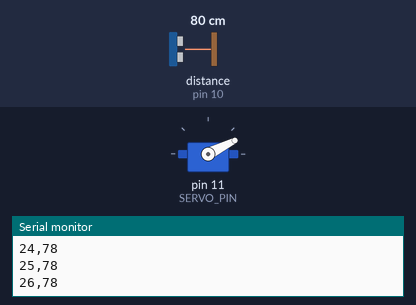
The sketch below on a simulated Arduino Uno, built with avr-gcc and run on an emulated ATmega328P. Parts: servo, the last lines printed to the serial monitor. Wiring (inferred from the names in the program): ultrasonic range finder: trigger pin 9; echo pin 10. The test bench sets the inputs (shaded band); at power-on: distance to the obstacle (sensor on pin 10) 80 cm. The echo pulse lasts 58.3 µs per cm.

Above: at 2.26 s.
2.3 s: distance to the obstacle (sensor on pin 10) set to 4 cm
At 2.8 s:
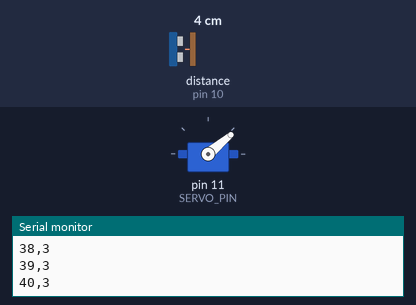
5.3 s: distance to the obstacle (sensor on pin 10) set to 35 cm
At 5.47 s:
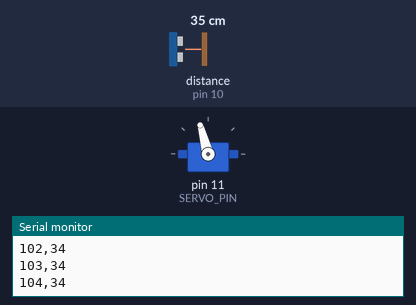
8.3 s: distance to the obstacle (sensor on pin 10) set to 2 cm
At 8.67 s:
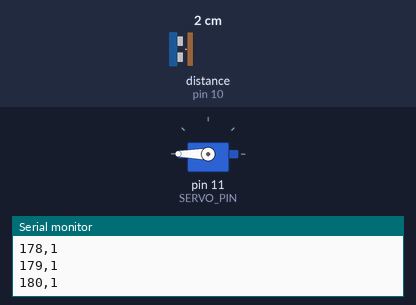
Timing chart, 0 to 17.3 s (numbered marks = the images above; inputs shaded):
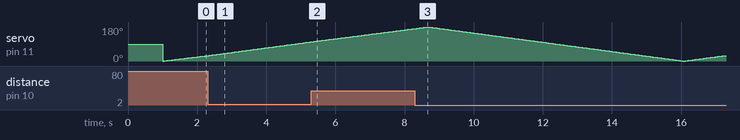

The sketch:

radar_system.ino
```cpp
/**
 * @file    radar_system.ino
 * @brief   Smart Radar System using HC-SR04 Ultrasonic Sensor and Servo
 * @author  Your Name
 * @date    2026-08-14
 * @version 1.0
 *
 * @description
 * This code sweeps a servo motor from 0° to 180° while continuously
 * measuring distance using an HC-SR04 ultrasonic sensor. The data is
 * transmitted over serial in the format: angle,distance
 *
 * @hardware
 * - Arduino Uno/Nano/Mega
 * - HC-SR04 Ultrasonic Sensor
 * - SG90/MG995 Servo Motor
 *
 * @connections
 * - HC-SR04 VCC  -> 5V
 * - HC-SR04 GND  -> GND
 * - HC-SR04 TRIG -> Pin 9
 * - HC-SR04 ECHO -> Pin 10
 * - Servo VCC    -> 5V
 * - Servo GND    -> GND
 * - Servo Signal -> Pin 11
 */

#include <Servo.h>

// ==============================
// PIN DEFINITIONS
// ==============================
#define TRIG_PIN  9   ///< HC-SR04 Trigger pin
#define ECHO_PIN  10  ///< HC-SR04 Echo pin
#define SERVO_PIN 11  ///< Servo motor signal pin

// ==============================
// CONSTANTS
// ==============================
#define BAUD_RATE      9600   ///< Serial communication speed
#define SERVO_DELAY    30     ///< Delay for servo to reach position (ms)
#define MEASURE_DELAY  10     ///< Delay between measurements (ms)
#define SOUND_SPEED    0.034  ///< Speed of sound in cm/μs

// ==============================
// GLOBAL OBJECTS
// ==============================
Servo radarServo;  ///< Servo motor object

// ==============================
// VARIABLES
// ==============================
int currentAngle = 0;      ///< Current servo angle (0-180)
long pulseDuration;        ///< Echo pulse duration (μs)
int measuredDistance;      ///< Calculated distance (cm)

// ==============================
// SETUP FUNCTION
// ==============================
void setup() {
  // Initialize serial communication
  Serial.begin(BAUD_RATE);

  // Configure sensor pins
  pinMode(TRIG_PIN, OUTPUT);
  pinMode(ECHO_PIN, INPUT);

  // Attach servo motor
  radarServo.attach(SERVO_PIN);

  // Wait for system to stabilize
  delay(1000);

  // Send initialization message
  Serial.println("RADAR_SYSTEM_START");
}

// ==============================
// MAIN LOOP
// ==============================
void loop() {
  // Sweep from 0° to 180°
  for (currentAngle = 0; currentAngle <= 180; currentAngle++) {
    performRadarScan(currentAngle);
  }

  // Sweep back from 180° to 0°
  for (currentAngle = 180; currentAngle >= 0; currentAngle--) {
    performRadarScan(currentAngle);
  }
}

// ==============================
// HELPER FUNCTIONS
// ==============================

/**
 * @brief   Performs a single radar scan at a given angle
 * @param   angle - Servo position in degrees (0-180)
 * @return  void
 *
 * @details
 * 1. Moves servo to specified angle
 * 2. Triggers ultrasonic pulse
 * 3. Measures echo duration
 * 4. Calculates distance in centimeters
 * 5. Sends data over serial
 */
void performRadarScan(int angle) {
  // Move servo to target angle
  radarServo.write(angle);
  delay(SERVO_DELAY);

  // Measure distance
  measuredDistance = measureDistance();

  // Send data to visualization software
  sendRadarData(angle, measuredDistance);

  // Small delay between measurements
  delay(MEASURE_DELAY);
}

/**
 * @brief   Measures distance using HC-SR04 sensor
 * @return  int - Distance in centimeters (0-400)
 *
 * @details
 * Triggers the ultrasonic sensor and measures the echo
 * return time to calculate distance using the speed of sound.
 */
int measureDistance() {
  // Clear trigger pin
  digitalWrite(TRIG_PIN, LOW);
  delayMicroseconds(2);

  // Send 10μs pulse to trigger
  digitalWrite(TRIG_PIN, HIGH);
  delayMicroseconds(10);
  digitalWrite(TRIG_PIN, LOW);

  // Measure echo pulse duration
  pulseDuration = pulseIn(ECHO_PIN, HIGH);

  // Calculate distance (cm) = duration * speed_of_sound / 2
  int distance = pulseDuration * SOUND_SPEED / 2;

  // Clamp invalid readings
  if (distance <= 0 || distance > 400) {
    distance = 400;  // Max range for HC-SR04
  }

  return distance;
}

/**
 * @brief   Sends radar data over serial port
 * @param   angle - Current servo angle (0-180)
 * @param   distance - Measured distance in cm
 * @return  void
 *
 * @details
 * Formats data as: "angle,distance"
 * This format is compatible with Processing/Python visualization
 */
void sendRadarData(int angle, int distance) {
  Serial.print(angle);
  Serial.print(",");
  Serial.println(distance);
}
```
